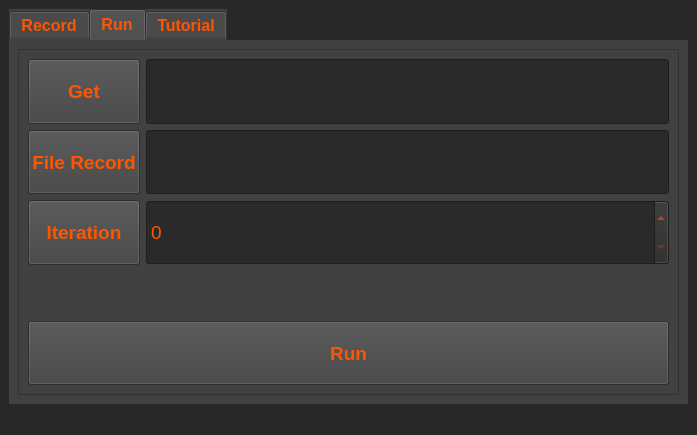
<?xml version="1.0" encoding="UTF-8"?>
<ui version="4.0">
 <class>MainWindow</class>
 <widget class="QMainWindow" name="MainWindow">
  <property name="geometry">
   <rect>
    <x>0</x>
    <y>0</y>
    <width>697</width>
    <height>435</height>
   </rect>
  </property>
  <property name="windowTitle">
   <string>Automation</string>
  </property>
  <property name="styleSheet">
   <string notr="true">border-color: rgb(56, 56, 56);
background-color: rgb(40, 40, 40);</string>
  </property>
  <widget class="QWidget" name="centralwidget">
   <property name="styleSheet">
    <string notr="true"/>
   </property>
   <layout class="QGridLayout" name="gridLayout">
    <item row="0" column="0">
     <widget class="QTabWidget" name="pages">
      <property name="font">
       <font>
        <pointsize>12</pointsize>
        <bold>true</bold>
        <strikeout>false</strikeout>
        <kerning>true</kerning>
       </font>
      </property>
      <property name="whatsThis">
       <string/>
      </property>
      <property name="styleSheet">
       <string notr="true">color: rgb(255, 85, 0);
background-color: rgb(65, 65, 65);
</string>
      </property>
      <property name="currentIndex">
       <number>1</number>
      </property>
      <widget class="QWidget" name="record_page">
       <property name="styleSheet">
        <string notr="true"/>
       </property>
       <attribute name="title">
        <string>Record</string>
       </attribute>
       <layout class="QGridLayout" name="gridLayout_4">
        <item row="0" column="0">
         <widget class="QFrame" name="record_frame">
          <property name="font">
           <font>
            <pointsize>20</pointsize>
           </font>
          </property>
          <property name="styleSheet">
           <string notr="true"/>
          </property>
          <layout class="QGridLayout" name="gridLayout_3">
           <item row="2" column="0">
            <widget class="QPushButton" name="record_button">
             <property name="sizePolicy">
              <sizepolicy hsizetype="Preferred" vsizetype="Preferred">
               <horstretch>0</horstretch>
               <verstretch>0</verstretch>
              </sizepolicy>
             </property>
             <property name="font">
              <font>
               <pointsize>20</pointsize>
               <bold>true</bold>
              </font>
             </property>
             <property name="text">
              <string>Record</string>
             </property>
            </widget>
           </item>
           <item row="2" column="1">
            <widget class="QPushButton" name="stop_button">
             <property name="sizePolicy">
              <sizepolicy hsizetype="Preferred" vsizetype="Preferred">
               <horstretch>0</horstretch>
               <verstretch>0</verstretch>
              </sizepolicy>
             </property>
             <property name="font">
              <font>
               <pointsize>20</pointsize>
               <bold>true</bold>
              </font>
             </property>
             <property name="text">
              <string>Stop</string>
             </property>
            </widget>
           </item>
           <item row="0" column="0" colspan="2">
            <widget class="QLabel" name="status_record">
             <property name="font">
              <font>
               <pointsize>20</pointsize>
               <bold>true</bold>
              </font>
             </property>
             <property name="tabletTracking">
              <bool>false</bool>
             </property>
             <property name="layoutDirection">
              <enum>Qt::LeftToRight</enum>
             </property>
             <property name="styleSheet">
              <string notr="true">color: rgb(255, 85, 0);
background-color: rgb(42, 42, 42);</string>
             </property>
             <property name="text">
              <string>Not recorded yet</string>
             </property>
             <property name="alignment">
              <set>Qt::AlignCenter</set>
             </property>
            </widget>
           </item>
           <item row="1" column="0" colspan="2">
            <spacer name="verticalSpacer">
             <property name="orientation">
              <enum>Qt::Vertical</enum>
             </property>
             <property name="sizeType">
              <enum>QSizePolicy::Fixed</enum>
             </property>
             <property name="sizeHint" stdset="0">
              <size>
               <width>20</width>
               <height>40</height>
              </size>
             </property>
            </spacer>
           </item>
          </layout>
         </widget>
        </item>
       </layout>
      </widget>
      <widget class="QWidget" name="run_page">
       <attribute name="title">
        <string>Run</string>
       </attribute>
       <layout class="QGridLayout" name="gridLayout_5">
        <item row="0" column="0">
         <widget class="QFrame" name="run_frame">
          <property name="font">
           <font>
            <pointsize>20</pointsize>
            <bold>true</bold>
           </font>
          </property>
          <property name="frameShape">
           <enum>QFrame::StyledPanel</enum>
          </property>
          <property name="frameShadow">
           <enum>QFrame::Raised</enum>
          </property>
          <layout class="QGridLayout" name="gridLayout_2">
           <item row="4" column="0" colspan="2">
            <spacer name="verticalSpacer_2">
             <property name="orientation">
              <enum>Qt::Vertical</enum>
             </property>
             <property name="sizeType">
              <enum>QSizePolicy::Preferred</enum>
             </property>
             <property name="sizeHint" stdset="0">
              <size>
               <width>20</width>
               <height>50</height>
              </size>
             </property>
            </spacer>
           </item>
           <item row="3" column="0">
            <widget class="QPushButton" name="iteration_button">
             <property name="sizePolicy">
              <sizepolicy hsizetype="Preferred" vsizetype="Preferred">
               <horstretch>0</horstretch>
               <verstretch>0</verstretch>
              </sizepolicy>
             </property>
             <property name="font">
              <font>
               <pointsize>14</pointsize>
               <bold>true</bold>
              </font>
             </property>
             <property name="text">
              <string>Iteration</string>
             </property>
            </widget>
           </item>
           <item row="2" column="0">
            <widget class="QPushButton" name="file_record_button">
             <property name="sizePolicy">
              <sizepolicy hsizetype="Preferred" vsizetype="Preferred">
               <horstretch>0</horstretch>
               <verstretch>0</verstretch>
              </sizepolicy>
             </property>
             <property name="font">
              <font>
               <pointsize>14</pointsize>
               <bold>true</bold>
              </font>
             </property>
             <property name="text">
              <string>File Record</string>
             </property>
            </widget>
           </item>
           <item row="0" column="0">
            <widget class="QPushButton" name="get_button">
             <property name="sizePolicy">
              <sizepolicy hsizetype="Preferred" vsizetype="Preferred">
               <horstretch>0</horstretch>
               <verstretch>0</verstretch>
              </sizepolicy>
             </property>
             <property name="font">
              <font>
               <pointsize>14</pointsize>
               <bold>true</bold>
              </font>
             </property>
             <property name="text">
              <string>Get</string>
             </property>
            </widget>
           </item>
           <item row="0" column="1">
            <widget class="QLineEdit" name="get_edit">
             <property name="sizePolicy">
              <sizepolicy hsizetype="Expanding" vsizetype="Preferred">
               <horstretch>0</horstretch>
               <verstretch>0</verstretch>
              </sizepolicy>
             </property>
             <property name="font">
              <font>
               <pointsize>14</pointsize>
               <bold>false</bold>
              </font>
             </property>
             <property name="styleSheet">
              <string notr="true">color: rgb(255, 85, 0);
background-color: rgb(42, 42, 42);
border-color: rgb(52, 52, 52);
</string>
             </property>
             <property name="clearButtonEnabled">
              <bool>false</bool>
             </property>
            </widget>
           </item>
           <item row="3" column="1">
            <widget class="QSpinBox" name="iteration_spin_box">
             <property name="sizePolicy">
              <sizepolicy hsizetype="Minimum" vsizetype="Preferred">
               <horstretch>0</horstretch>
               <verstretch>0</verstretch>
              </sizepolicy>
             </property>
             <property name="font">
              <font>
               <pointsize>14</pointsize>
               <bold>false</bold>
              </font>
             </property>
             <property name="styleSheet">
              <string notr="true">color: rgb(255, 85, 0);
background-color: rgb(42, 42, 42);
border-color: rgb(52, 52, 52);

</string>
             </property>
            </widget>
           </item>
           <item row="6" column="0" colspan="2">
            <widget class="QPushButton" name="run_button">
             <property name="sizePolicy">
              <sizepolicy hsizetype="Minimum" vsizetype="Preferred">
               <horstretch>0</horstretch>
               <verstretch>0</verstretch>
              </sizepolicy>
             </property>
             <property name="font">
              <font>
               <pointsize>14</pointsize>
               <bold>true</bold>
              </font>
             </property>
             <property name="text">
              <string>Run</string>
             </property>
            </widget>
           </item>
           <item row="2" column="1">
            <widget class="QLineEdit" name="file_record_edit">
             <property name="sizePolicy">
              <sizepolicy hsizetype="Expanding" vsizetype="Preferred">
               <horstretch>0</horstretch>
               <verstretch>0</verstretch>
              </sizepolicy>
             </property>
             <property name="font">
              <font>
               <pointsize>14</pointsize>
              </font>
             </property>
             <property name="styleSheet">
              <string notr="true">color: rgb(255, 85, 0);
background-color: rgb(42, 42, 42);
border-color: rgb(52, 52, 52);
</string>
             </property>
            </widget>
           </item>
          </layout>
         </widget>
        </item>
       </layout>
      </widget>
      <widget class="QWidget" name="tab_3">
       <attribute name="title">
        <string>Tutorial</string>
       </attribute>
      </widget>
     </widget>
    </item>
   </layout>
  </widget>
  <widget class="QMenuBar" name="menubar">
   <property name="geometry">
    <rect>
     <x>0</x>
     <y>0</y>
     <width>697</width>
     <height>22</height>
    </rect>
   </property>
  </widget>
  <widget class="QStatusBar" name="statusbar"/>
 </widget>
 <resources/>
 <connections/>
</ui>
